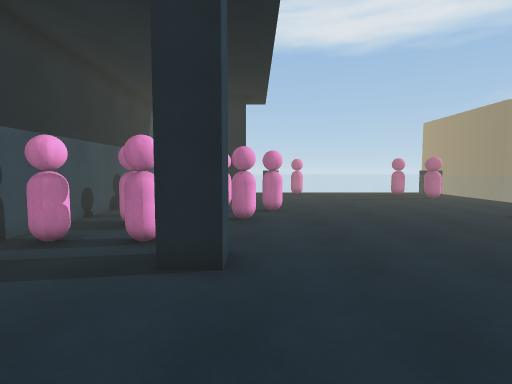
[1] (above)

18 first-person views from a walk through a scene from a Unity 3-D project. The camera is 1.5 m above the floor, tilts 4° down and sees 80° across. The floor is counted in squares, 1 m on a side. Each view is taken from the middle of a square. On the plan, view 1 faces up. The plan holds only what a view shows up to about 15 squares ahead; the rest is blank. The place goes on beyond the plan. The player character is not drawn. Some surface patterns are stand-ins.

[2]
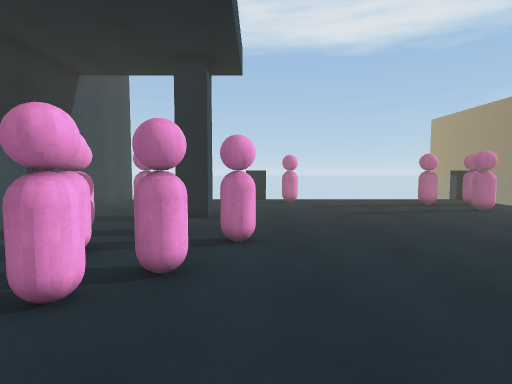

[3]
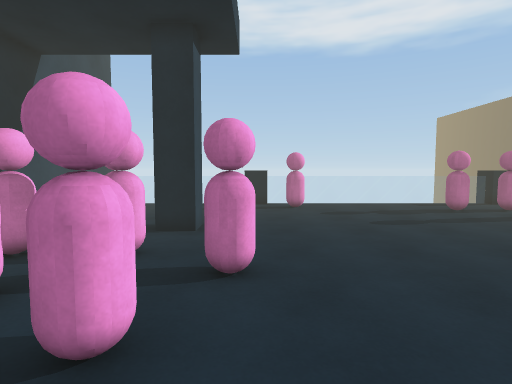

[4]
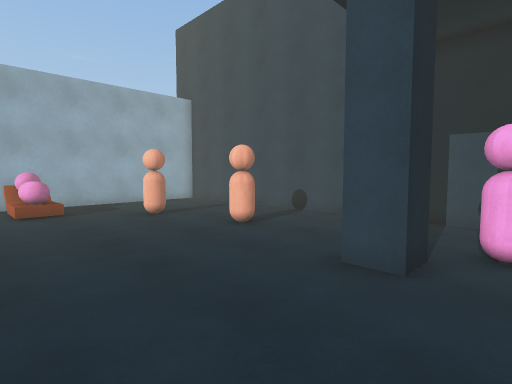

[5]
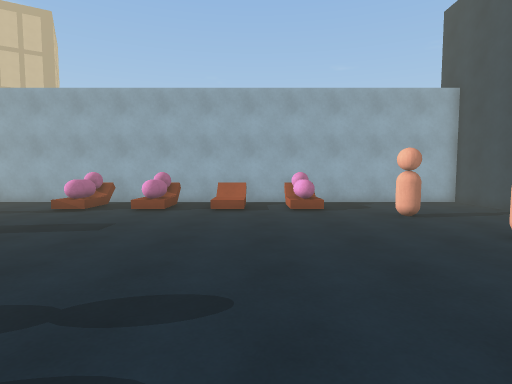

[6]
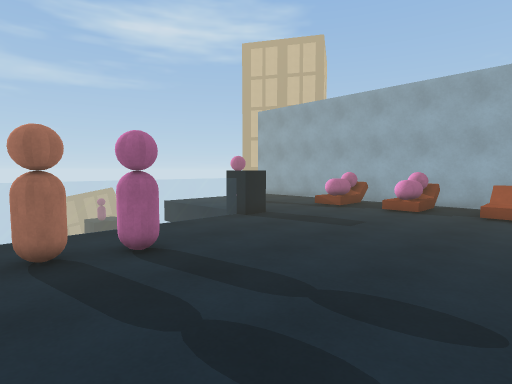

[7]
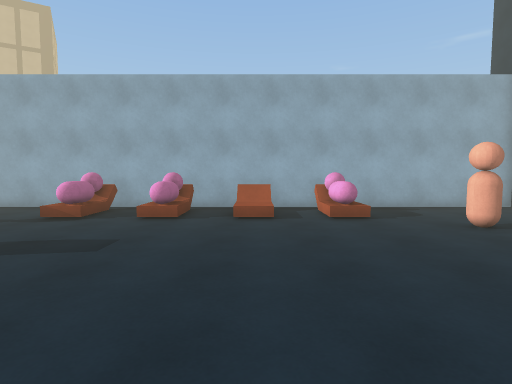

[8]
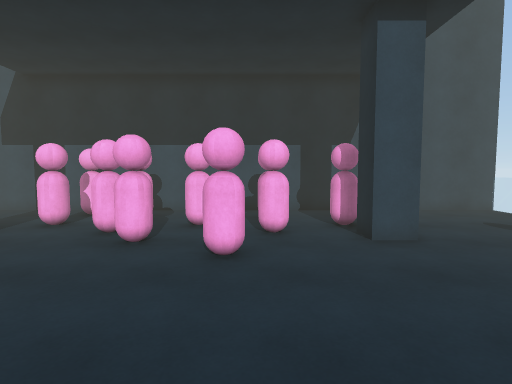

[9]
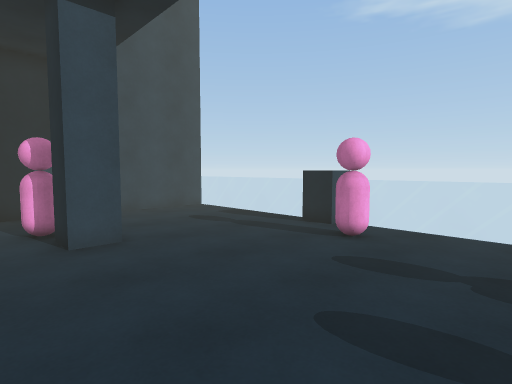

[10]
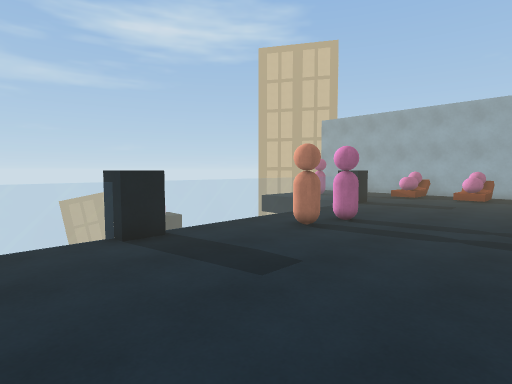

[11]
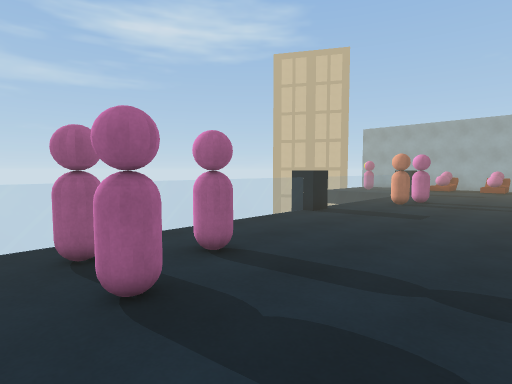

[12]
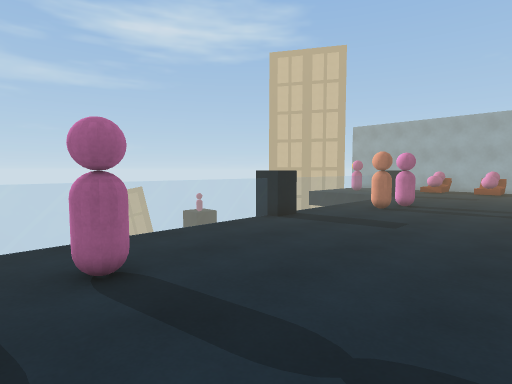

[13]
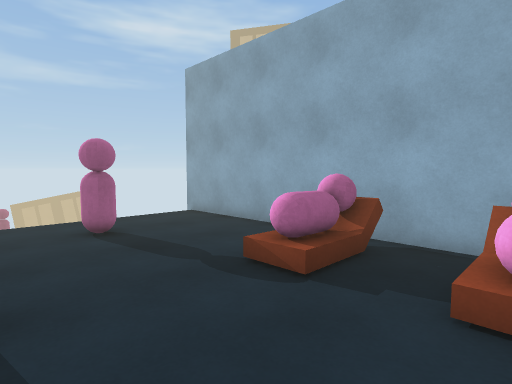

[14]
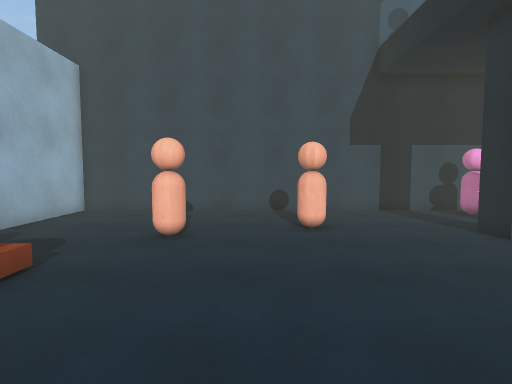

[15]
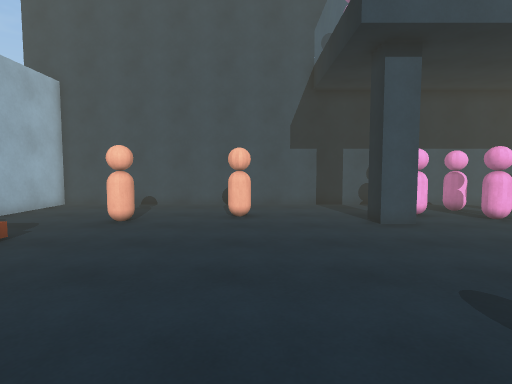

[16]
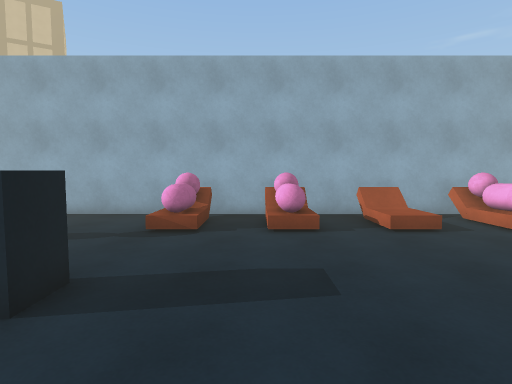

[17]
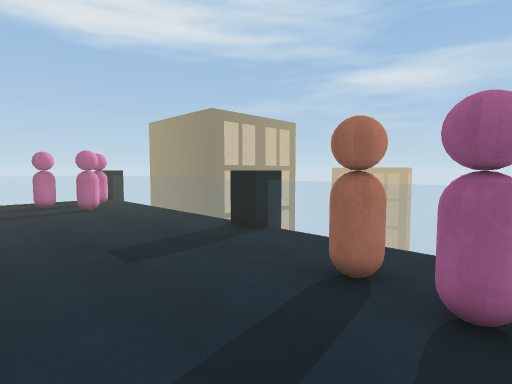

[18]
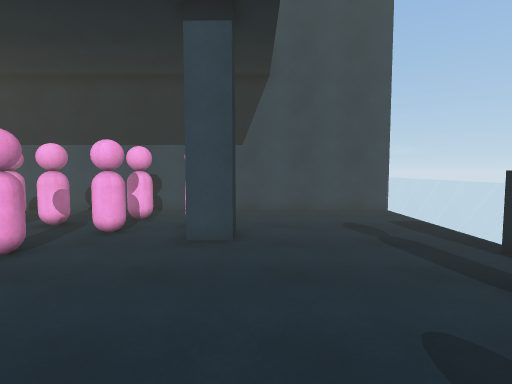

### Floor plan
Key: @ floor where view 1 was taken; # wall or solid block; . floor; = window, fence, low wall or low ledge; ^ raised ledge; O other object.
Columns run from 6 left of view 1 to 18 right of it. Each row starts with its distance up from view 1.
 21 #======^==========^
 20 #.......OO........
 19 #........O....OOOO=
 18 #..............OOO=
 17 #..............OO.=
 16 #...............O.=
 15 #...O#............=
 14 #..OO.............=
 13 #..OOO............=
 12 #.OOOO.O..........=
 11 #...O.OO..........=
 10 #..OOOO...........^
  9 #..OOOO...........=
  8 #.OOOO............=
  7 #.OOO.............=
  6 #OOOO...........O.=
  5 #...##.........OO.=
  4 #...............O.=
  3 #.................
  2 #.................=
  1 #...O.............=
  0 #...O.@...........^
 -1 #.................^.....
 -2 #.......................
 -3 #....O................O.
 -4 #.....................O.
 -5 #.......O..O..O..O......
 -6 #.......O.. ..O..O......
 -7 #.......O..O..O..O......
 -8 #########################

Where each view was taken, in squares from view 1:
view 1: 0 up, 0 right, facing up
view 2: 5 up, 1 right, facing up
view 3: 7 up, 1 right, facing up
view 4: 7 up, 4 right, facing down-left
view 5: 7 up, 4 right, facing down
view 6: 7 up, 4 right, facing down-right
view 7: 5 up, 5 right, facing down
view 8: 12 up, 6 right, facing left
view 9: 13 up, 6 right, facing up-left
view 10: 13 up, 5 right, facing down-right
view 11: 20 up, 5 right, facing down-right
view 12: 18 up, 5 right, facing down-right
view 13: 1 down, 8 right, facing down-right
view 14: 1 down, 6 right, facing left
view 15: 1 up, 8 right, facing left
view 16: 3 up, 9 right, facing down
view 17: 4 up, 6 right, facing up-right
view 18: 16 up, 6 right, facing left
